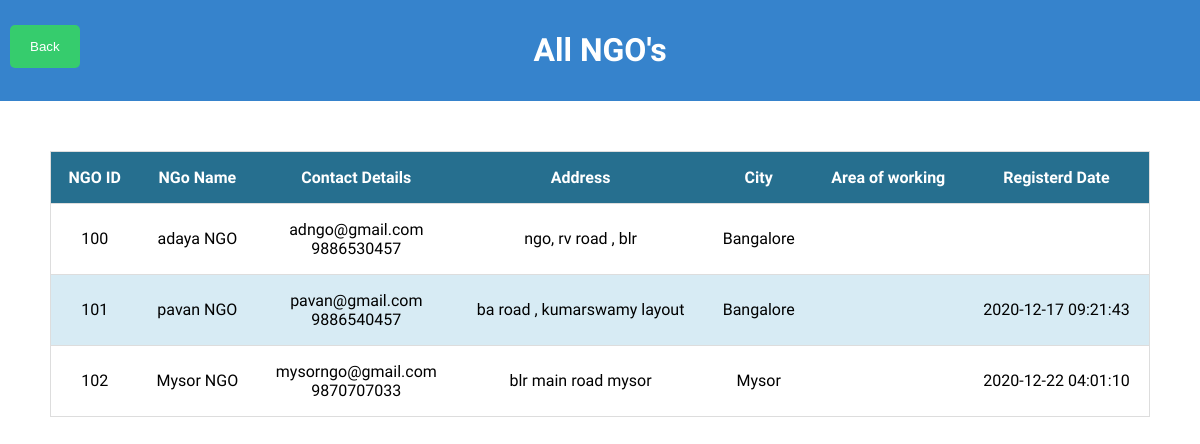
Before: /projs/admin/allngo.php with the older database file.
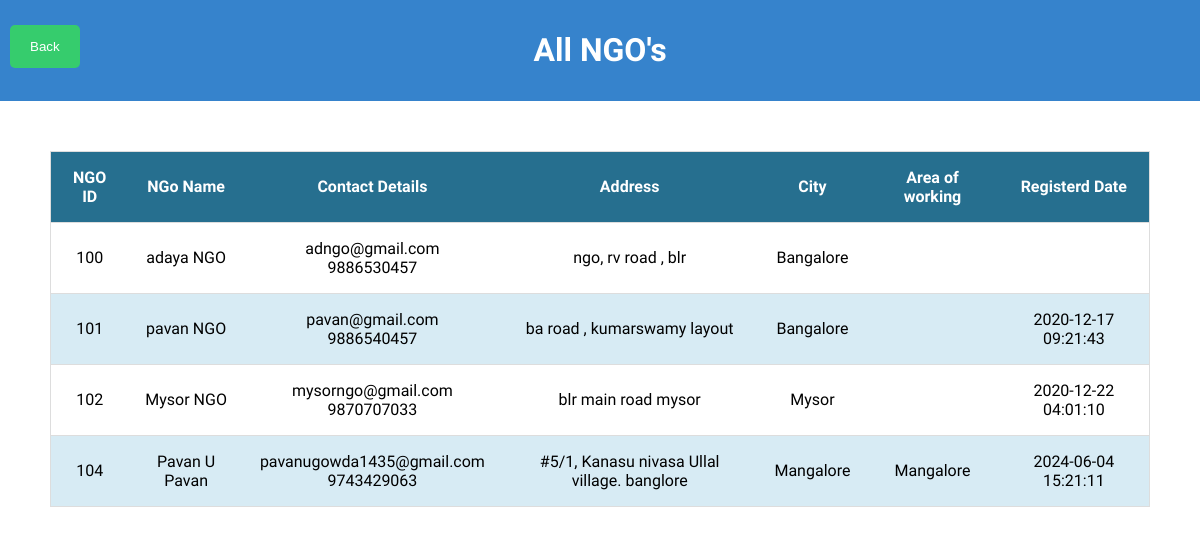
After: the same page with the newer database file.
### tables this page shows
CREATE TABLE IF NOT EXISTS `ngo` (
  `ngo_id` int NOT NULL AUTO_INCREMENT,
  `ngo_name` text NOT NULL,
  `ngo_email` varchar(30) NOT NULL,
  `ngo_phonenumber` bigint NOT NULL,
  `ngo_workcity` text NOT NULL,
  `ngo_address` text NOT NULL,
  `ngo_password` varchar(30) NOT NULL,
  `ngo_approvel_status` int NOT NULL,
  `ngo_active` int NOT NULL,
  `reg_date` datetime DEFAULT NULL,
  `ngo_workarea` varchar(20) NOT NULL,
  PRIMARY KEY (`ngo_id`)
);

### projs/admin/allngo.php (the view, shortened to what this page needs)
<?php
require '../config.php';
?>
<!DOCTYPE html>
<html lang="en">
<head>
    <link rel="stylesheet" href="../css/adminstyle.css" />
</head>
<body>
    <div style="background-color: #3683cc; padding: 10px;">
        <a href="./admindash.php"><button class="backbutton" style="position: absolute;">Back</button></a>
        <h1 class="ngoname">
            All NGO's
        </h1>
    </div>
    <div style="padding:50px">
        <table>
            <thead>
                <th>NGO ID</th>
                <th>NGo Name</th>
                <th>Contact Details</th>
                <th>Address</th>
                <th>City</th>
                <th>Area of working</th>
                <th>Registerd Date</th>
            </thead>
            <tbody>
                <?php
    					$sql="SELECT * FROM `ngo` WHERE ngo_approvel_status='1'";
    					$query=$con->query($sql);
    					while($row=$query->fetch_array()){
    						?>
                <tr>
                    <td>
                        <?php echo $row['ngo_id']; ?>
                    </td>
                    <td>
                        <?php echo $row['ngo_name']; ?>
                    </td>
                    <td>
                        <?php echo $row['ngo_email']; ?><br>
                        <?php echo $row['ngo_phonenumber']; ?>
                    </td>
                    <td>
                        <?php echo $row['ngo_address']; ?>
                    </td>
                    <td>
                        <?php echo $row['ngo_workcity']; ?>
                    </td>
                    <td>
                        <?php echo $row['ngo_workarea']; ?>
                    </td>
                    <td>
                        <?php echo $row['reg_date']; ?>
                    </td>
                </tr>
                <?php
    					}
    				?>
            </tbody>
        </table>
    </div>
</body>
</html>

Changed rows visible on the page:
added ngo: ngo_id "104", ngo_name "Pavan U Pavan", ngo_email "pavanugowda1435@gmail.com", ngo_phonenumber "9743429063", ngo_address "#5/1, Kanasu nivasa Ullal village. banglore", ngo_workcity "Mangalore", ngo_workarea "Mangalore", reg_date "2024-06-04 15:21:11"
